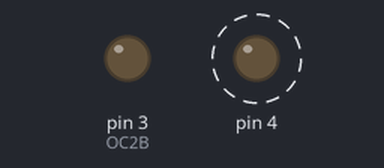
A sketch run on a simulated Arduino Uno, built with avr-gcc and run on an emulated ATmega328P. Parts: output pins drawn as LEDs (lit = HIGH). Dashed ring = blinking.

Above: at 0.4 s.
At 35.7 s:
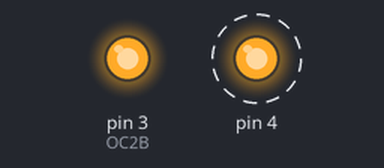
Timing chart, 0 to 37.1 s (numbered marks = the images above):
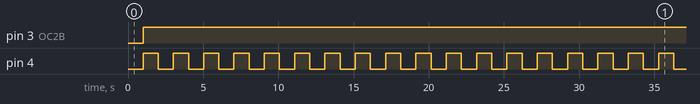

Measured:
- by itself, pin 3 (OC2B): LOW → HIGH at 1.0 s
- by itself, pin 4: alternates HIGH for 1.0 s and LOW for 1.0 s
- by itself, everything shown: repeats every 32.3 s, in 32 steps

The sketch:

pump_test.ino
```cpp
int timer = 1;
int cnt = 0;
int toggle = LOW;

int i = 0;

void setup() {
  pinMode(3, OUTPUT); //OC2B
  pinMode(4, OUTPUT);
//  pinMode(11, OUTPUT); //OC2A
//  TCCR2A = 0; //TCCR2A 초기화
//  TCCR2B = 0; //TCCR2B 초기화
//  TCNT2 = 0; //TCNT2 초기화
//  OCR2A = 199; //top 값
//  OCR2B = 99; //듀티비 top의 50%
//  // 10K -> 프리스케일러 8에서 OCR2A = 199; OCR2B = 99;
//  // 25K -> 프리스케일러 8에서 OCR2A = 39; OCR2B = 19;
//  // 20K ->프리스케일러 8에서 OCR2A = 99; OCR2B = 49;
//
//  // Fast PWM with OCRA top mode -> OC2B만 출력으로 사용 가능
//  TCCR2A |= (1<<COM2B1)|(1<<WGM21)|(1<<WGM20);
//  TCCR2B |= (1<<WGM22)|(1<<CS21); //프리스케일러 8
//  TIMSK2 |= (1<<OCIE2B); //Output Compare B Match Interrupt Enable

  TCCR0A = 0; //TCCR0A 초기화
  TCCR0B = 0; //TCCR0B 초기화
  TCNT0 = 0; //TCNT0 초기화
  OCR0A = 155; //주기 10ms,

  TCCR0A |= (1<<WGM01);
  TCCR0B |= (1<<CS02)|(1<<CS00); // 1024로 나눠서 prescale
  TIMSK0 |= (1<<OCIE0A);

  sei(); //인터럽트 시작
}

ISR(TIMER0_COMPA_vect){
//  digitalWrite(3, HIGH);

  if (timer == 1){
    cnt++;

    // count가 10000개 모이면 1초가 됨
    // 그 때 TCNT2 = 0 , cnt = 0으로 초기화 하자
    if (cnt > 100) {
      timer = 0;
      cnt = 0;
      TCNT0 = 0;

      digitalWrite(3, HIGH);
    }
  }
}

void loop() {

//  if (timer == 1){
//    digitalWrite(4, LOW);
//  }
//  else {
//    digitalWrite(4, HIGH);
//  }
//digitalWrite(3,HIGH);
//digitalWrite(4,LOW);
if (timer == 0){
  toggle = !toggle;
  timer =1;
}

digitalWrite(4,toggle);

}
```
